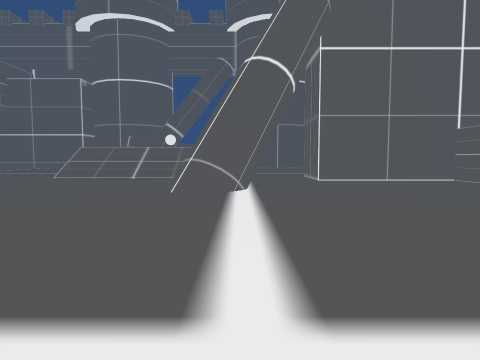
view 1 (above)

20 first-person views from a walk through a 3-D level made in the Unity game engine. The camera is 1.3 m above the floor, tilts 4° down and sees 75° across. The floor is counted in squares, 2 m on a side. Each view is taken from the middle of a square. On the plan, view 1 faces up. The plan holds only what a view shows up to about 10 squares ahead; the rest is blank. The place goes on beyond the plan. The player is left out.

view 2
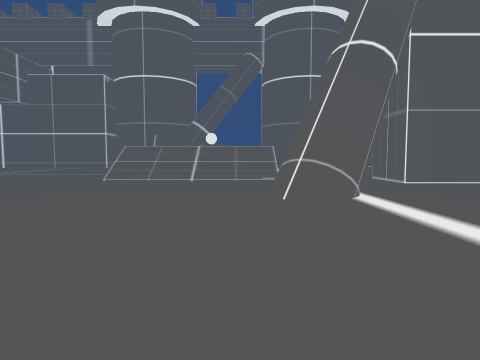

view 3
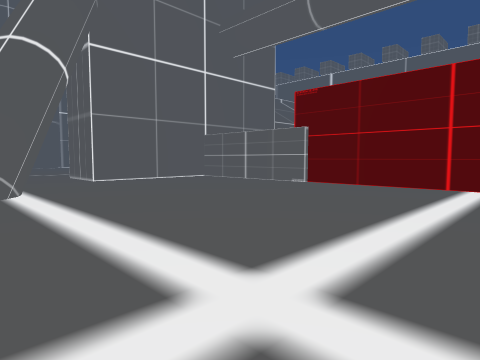

view 4
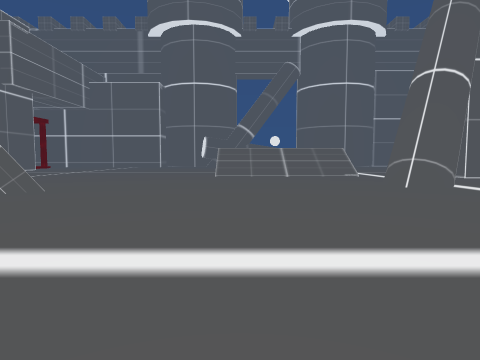

view 5
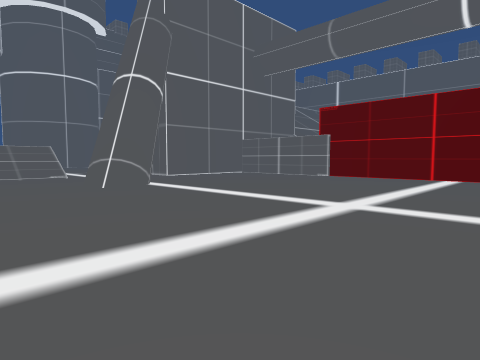

view 6
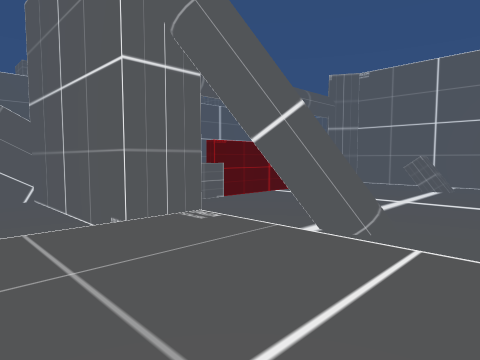

view 7
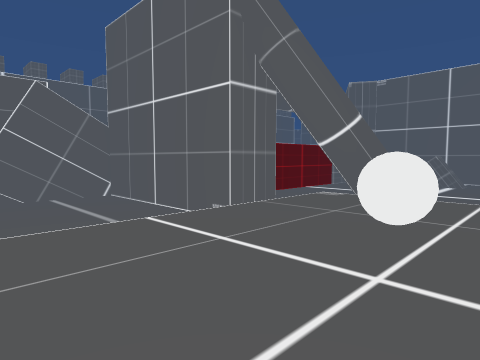

view 8
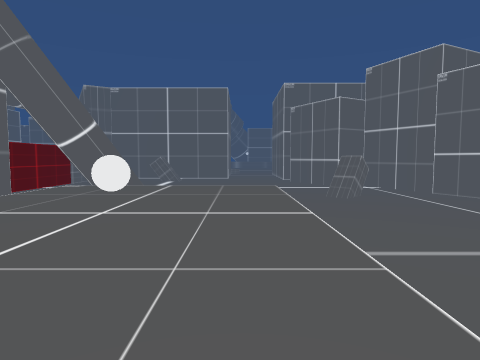

view 9
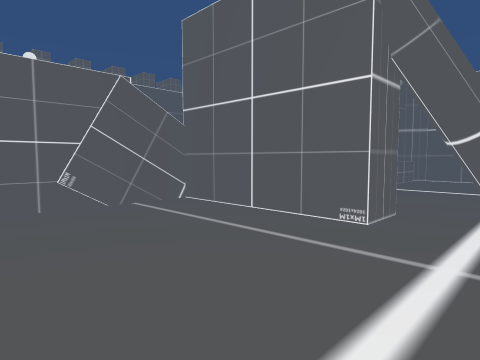

view 10
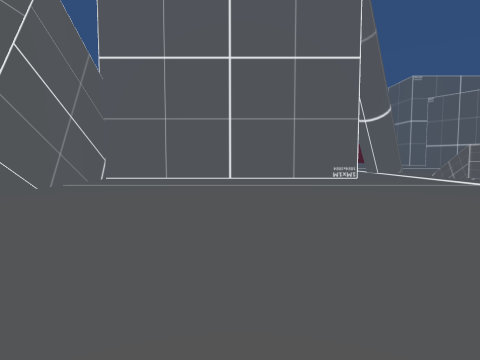

view 11
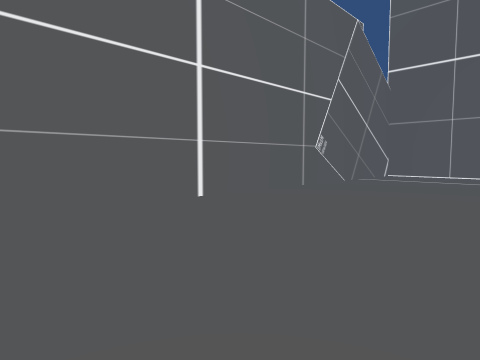

view 12
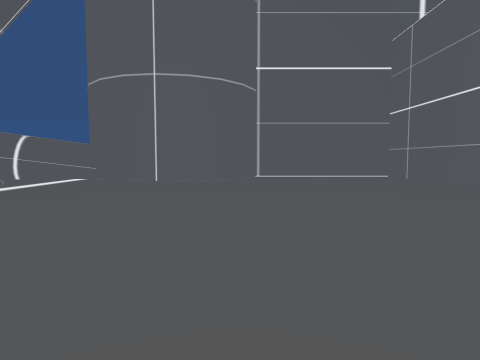

view 13
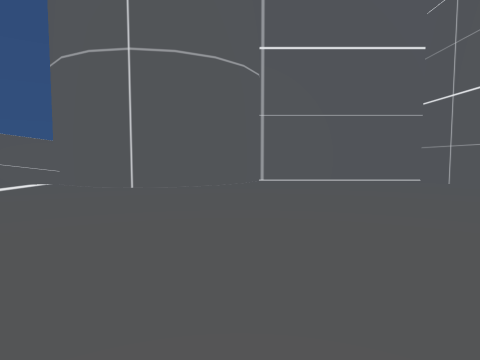

view 14
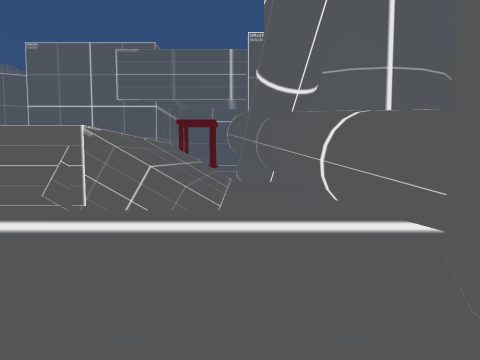

view 15
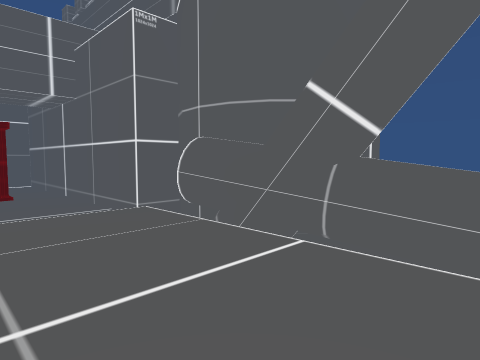

view 16
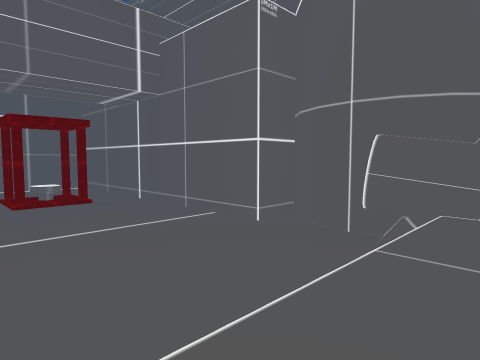

view 17
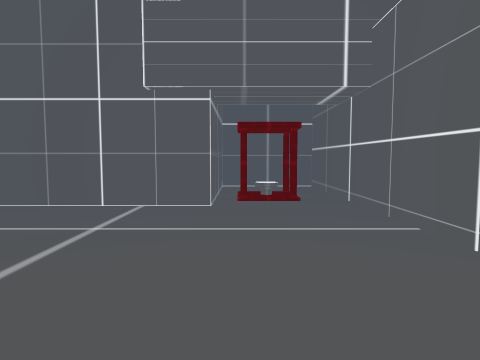

view 18
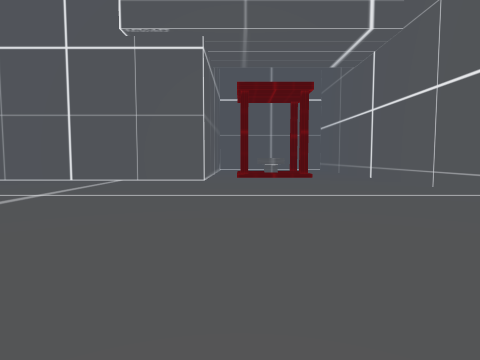

view 19
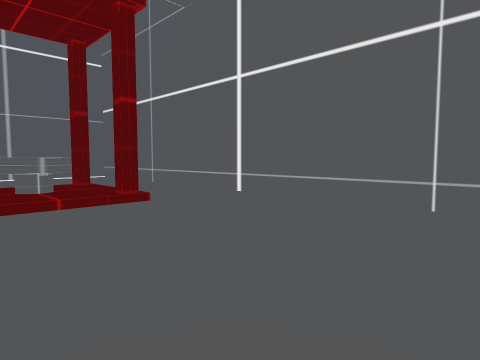

view 20
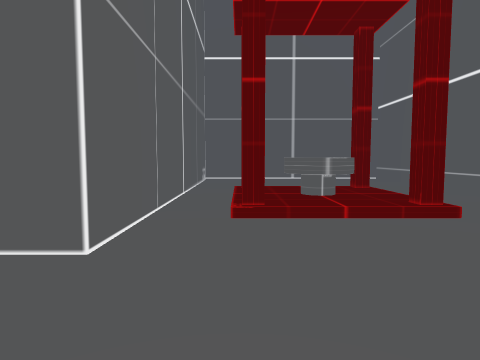

### Floor plan
Key: @ floor where view 1 was taken; # wall or solid block; . main floor; : floor 0.25 m higher than the main floor; + floor 2 m higher than the main floor; / step, stairs or slope; v drop or lower ground; O other object.
Columns run from 24 left of view 1 to 11 right of it. Each row starts with its distance up from view 1.
 24                              # #####
 23              ###      ##### ##.....#
 22 ##############.########...###......#
 21 #................##................#
 20 #................. /////...........#
 19 #...#:#...........v/////...........#
 18 #.../OO...........v++++/...........#
 17 #.../ #...........v++++/...........#
 16 #########.........v++++/...........#
 15         #.........v++#+/...........#
 14         #.........v++++/...........#
 13         #.........v++++/...........#
 12         #.........v++++/...........#
 11         #......... /////...#########
 10         #.. ......//////...####
  9             ...............#####
  8              ..................#
  7               .........##......#
  6               .........#.......#
  5                #...............#
  4                ................#
  3                 ...............#
  2                 ...............#
  1                  ..............#
  0                   ......@......#
 -1                    ......

Where each view was taken, in squares from view 1:
view 1: 0 up, 0 right, facing up
view 2: 1 up, 2 left, facing up
view 3: 0 up, 1 left, facing up-right
view 4: 1 down, 5 left, facing up
view 5: 1 down, 4 left, facing up-right
view 6: 14 up, 4 left, facing down-right
view 7: 17 up, 4 left, facing down-right
view 8: 19 up, 5 left, facing down
view 9: 19 up, 1 left, facing down-right
view 10: 21 up, 6 right, facing down
view 11: 23 up, 6 right, facing down-right
view 12: 13 up, 5 right, facing up
view 13: 15 up, 5 right, facing up
view 14: 21 up, 3 right, facing left
view 15: 17 up, 2 left, facing up-left
view 16: 15 up, 5 left, facing up-left
view 17: 17 up, 5 left, facing left
view 18: 17 up, 7 left, facing left
view 19: 17 up, 13 left, facing up-left
view 20: 17 up, 14 left, facing left
